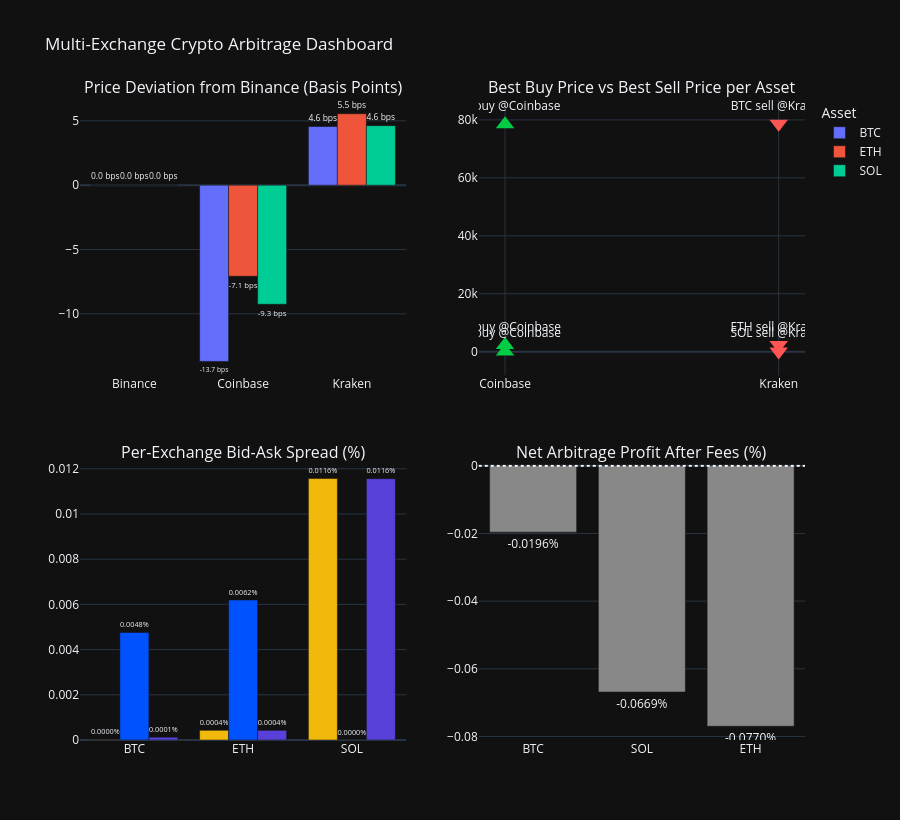

Write notebook code for a chart like this one.
### Code cell
# ── Chart 4: Full arbitrage dashboard (2×2) ──────────────────────────────────
fig4 = make_subplots(
    rows=2, cols=2,
    subplot_titles=[
        'Price Deviation from Binance (Basis Points)',
        'Best Buy Price vs Best Sell Price per Asset',
        'Per-Exchange Bid-Ask Spread (%)',
        'Net Arbitrage Profit After Fees (%)',
    ],
    vertical_spacing=0.14,
    horizontal_spacing=0.10,
)

# --- Panel 1: deviation from Binance mid (in basis points) ------------------
for coin in coins_sorted:
    coin_df    = df[df['coin'] == coin]
    binance_mid = coin_df.loc[coin_df['exchange'] == 'Binance', 'mid']
    if binance_mid.empty:
        continue
    ref = binance_mid.iloc[0]
    exchanges_here = coin_df['exchange'].tolist()
    devs_bps = [(row['mid'] - ref) / ref * 10_000 for _, row in coin_df.iterrows()]

    fig4.add_trace(
        go.Bar(
            name=coin, x=exchanges_here, y=devs_bps,
            text=[f'{d:.1f} bps' for d in devs_bps],
            textposition='outside', showlegend=True,
        ),
        row=1, col=1,
    )

# --- Panel 2: best buy ask vs best sell bid per coin ------------------------
for coin in coins_sorted:
    coin_df    = df[df['coin'] == coin]
    min_ask_r  = coin_df.loc[coin_df['ask'].idxmin()]
    max_bid_r  = coin_df.loc[coin_df['bid'].idxmax()]

    for exch_row, symbol, label in [
        (min_ask_r, 'triangle-up',   f'{coin} buy @{min_ask_r["exchange"]}'),
        (max_bid_r, 'triangle-down', f'{coin} sell @{max_bid_r["exchange"]}'),
    ]:
        price_val = exch_row['ask'] if symbol == 'triangle-up' else exch_row['bid']
        fig4.add_trace(
            go.Scatter(
                x=[exch_row['exchange']], y=[price_val],
                mode='markers+text',
                marker={'size': 16, 'symbol': symbol,
                        'color': '#00CC44' if symbol == 'triangle-up' else '#FF5555'},
                text=[label], textposition='top center',
                name=label, showlegend=False,
            ),
            row=1, col=2,
        )

# --- Panel 3: bid-ask spread per exchange per coin --------------------------
for exchange in sorted(df['exchange'].unique()):
    ex_df = df[df['exchange'] == exchange].sort_values('coin')
    fig4.add_trace(
        go.Bar(
            name=exchange,
            x=ex_df['coin'].tolist(),
            y=ex_df['ba_spread_pct'].tolist(),
            marker_color=EXCHANGE_COLORS.get(exchange, '#888'),
            showlegend=False,
            text=[f'{v:.4f}%' for v in ex_df['ba_spread_pct']],
            textposition='outside',
        ),
        row=2, col=1,
    )

# --- Panel 4: net spread after fees -----------------------------------------
net_colors = ['#00CC44' if v > 0 else '#888888' for v in df_opp['net_spread_pct']]
fig4.add_trace(
    go.Bar(
        x=df_opp['coin'], y=df_opp['net_spread_pct'],
        marker_color=net_colors,
        text=[f'{v:.4f}%' for v in df_opp['net_spread_pct']],
        textposition='outside', showlegend=False,
    ),
    row=2, col=2,
)
fig4.add_hline(y=0, line_dash='dot', line_color='white', row=2, col=2)

fig4.update_layout(
    title='Multi-Exchange Crypto Arbitrage Dashboard',
    template='plotly_dark',
    height=820,
    barmode='group',
    showlegend=True,
    legend_title='Asset',
)
fig4.show()
fig4.write_html('sample_output/arbitrage_dashboard.html')
print('Saved: sample_output/arbitrage_dashboard.html')

### Figure 1 — Plotly figure (JSON) as saved in the notebook; plotly's stock layout.template omitted (floating-point values rounded to 4 significant figures)
{"data": [{"name": "BTC", "showlegend": true, "text": ["0.0 bps", "-13.7 bps", "4.6 bps"], "textposition": "outside", "type": "bar", "x": ["Binance", "Coinbase", "Kraken"], "xaxis": "x", "y": [0, -13.7, 4.558], "yaxis": "y"}, {"name": "ETH", "showlegend": true, "text": ["0.0 bps", "-7.1 bps", "5.5 bps"], "textposition": "outside", "type": "bar", "x": ["Binance", "Coinbase", "Kraken"], "xaxis": "x", "y": [0, -7.076, 5.55], "yaxis": "y"}, {"name": "SOL", "showlegend": true, "text": ["0.0 bps", "-9.3 bps", "4.6 bps"], "textposition": "outside", "type": "bar", "x": ["Binance", "Coinbase", "Kraken"], "xaxis": "x", "y": [0, -9.253, 4.627], "yaxis": "y"}, {"marker": {"color": "#00CC44", "size": 16, "symbol": "triangle-up"}, "mode": "markers+text", "name": "BTC buy @Coinbase", "showlegend": false, "text": ["BTC buy @Coinbase"], "textposition": "top center", "type": "scatter", "x": ["Coinbase"], "xaxis": "x2", "y": [78530.0], "yaxis": "y2"}, {"marker": {"color": "#FF5555", "size": 16, "symbol": "triangle-down"}, "mode": "markers+text", "name": "BTC sell @Kraken", "showlegend": false, "text": ["BTC sell @Kraken"], "textposition": "top center", "type": "scatter", "x": ["Kraken"], "xaxis": "x2", "y": [78670.0], "yaxis": "y2"}, {"marker": {"color": "#00CC44", "size": 16, "symbol": "triangle-up"}, "mode": "markers+text", "name": "ETH buy @Coinbase", "showlegend": false, "text": ["ETH buy @Coinbase"], "textposition": "top center", "type": "scatter", "x": ["Coinbase"], "xaxis": "x2", "y": [2341.0], "yaxis": "y2"}, {"marker": {"color": "#FF5555", "size": 16, "symbol": "triangle-down"}, "mode": "markers+text", "name": "ETH sell @Kraken", "showlegend": false, "text": ["ETH sell @Kraken"], "textposition": "top center", "type": "scatter", "x": ["Kraken"], "xaxis": "x2", "y": [2344.0], "yaxis": "y2"}, {"marker": {"color": "#00CC44", "size": 16, "symbol": "triangle-up"}, "mode": "markers+text", "name": "SOL buy @Coinbase", "showlegend": false, "text": ["SOL buy @Coinbase"], "textposition": "top center", "type": "scatter", "x": ["Coinbase"], "xaxis": "x2", "y": [86.38], "yaxis": "y2"}, {"marker": {"color": "#FF5555", "size": 16, "symbol": "triangle-down"}, "mode": "markers+text", "name": "SOL sell @Kraken", "showlegend": false, "text": ["SOL sell @Kraken"], "textposition": "top center", "type": "scatter", "x": ["Kraken"], "xaxis": "x2", "y": [86.49], "yaxis": "y2"}, {"marker": {"color": "#F0B90B"}, "name": "Binance", "showlegend": false, "text": ["0.0000%", "0.0004%", "0.0116%"], "textposition": "outside", "type": "bar", "x": ["BTC", "ETH", "SOL"], "xaxis": "x3", "y": [1.272e-05, 0.0004269, 0.01157], "yaxis": "y3"}, {"marker": {"color": "#0052FF"}, "name": "Coinbase", "showlegend": false, "text": ["0.0048%", "0.0062%", "0.0000%"], "textposition": "outside", "type": "bar", "x": ["BTC", "ETH", "SOL"], "xaxis": "x3", "y": [0.004756, 0.006194, 0], "yaxis": "y3"}, {"marker": {"color": "#5741D9"}, "name": "Kraken", "showlegend": false, "text": ["0.0001%", "0.0004%", "0.0116%"], "textposition": "outside", "type": "bar", "x": ["BTC", "ETH", "SOL"], "xaxis": "x3", "y": [0.0001271, 0.0004267, 0.01156], "yaxis": "y3"}, {"marker": {"color": ["#888888", "#888888", "#888888"]}, "showlegend": false, "text": ["-0.0196%", "-0.0669%", "-0.0770%"], "textposition": "outside", "type": "bar", "x": ["BTC", "SOL", "ETH"], "xaxis": "x4", "y": [-0.01962, -0.06686, -0.07697], "yaxis": "y4"}], "layout": {"annotations": [{"font": {"size": 16}, "showarrow": false, "text": "Price Deviation from Binance (Basis Points)", "x": 0.225, "xanchor": "center", "xref": "paper", "y": 1, "yanchor": "bottom", "yref": "paper"}, {"font": {"size": 16}, "showarrow": false, "text": "Best Buy Price vs Best Sell Price per Asset", "x": 0.775, "xanchor": "center", "xref": "paper", "y": 1, "yanchor": "bottom", "yref": "paper"}, {"font": {"size": 16}, "showarrow": false, "text": "Per-Exchange Bid-Ask Spread (%)", "x": 0.225, "xanchor": "center", "xref": "paper", "y": 0.43, "yanchor": "bottom", "yref": "paper"}, {"font": {"size": 16}, "showarrow": false, "text": "Net Arbitrage Profit After Fees (%)", "x": 0.775, "xanchor": "center", "xref": "paper", "y": 0.43, "yanchor": "bottom", "yref": "paper"}], "barmode": "group", "height": 820, "legend": {"title": {"text": "Asset"}}, "shapes": [{"line": {"color": "white", "dash": "dot"}, "type": "line", "x0": 0, "x1": 1, "xref": "x4 domain", "y0": 0, "y1": 0, "yref": "y4"}], "showlegend": true, "title": {"text": "Multi-Exchange Crypto Arbitrage Dashboard"}, "xaxis": {"anchor": "y", "domain": [0, 0.45]}, "xaxis2": {"anchor": "y2", "domain": [0.55, 1]}, "xaxis3": {"anchor": "y3", "domain": [0, 0.45]}, "xaxis4": {"anchor": "y4", "domain": [0.55, 1]}, "yaxis": {"anchor": "x", "domain": [0.57, 1]}, "yaxis2": {"anchor": "x2", "domain": [0.57, 1]}, "yaxis3": {"anchor": "x3", "domain": [0, 0.43]}, "yaxis4": {"anchor": "x4", "domain": [0, 0.43]}}}
